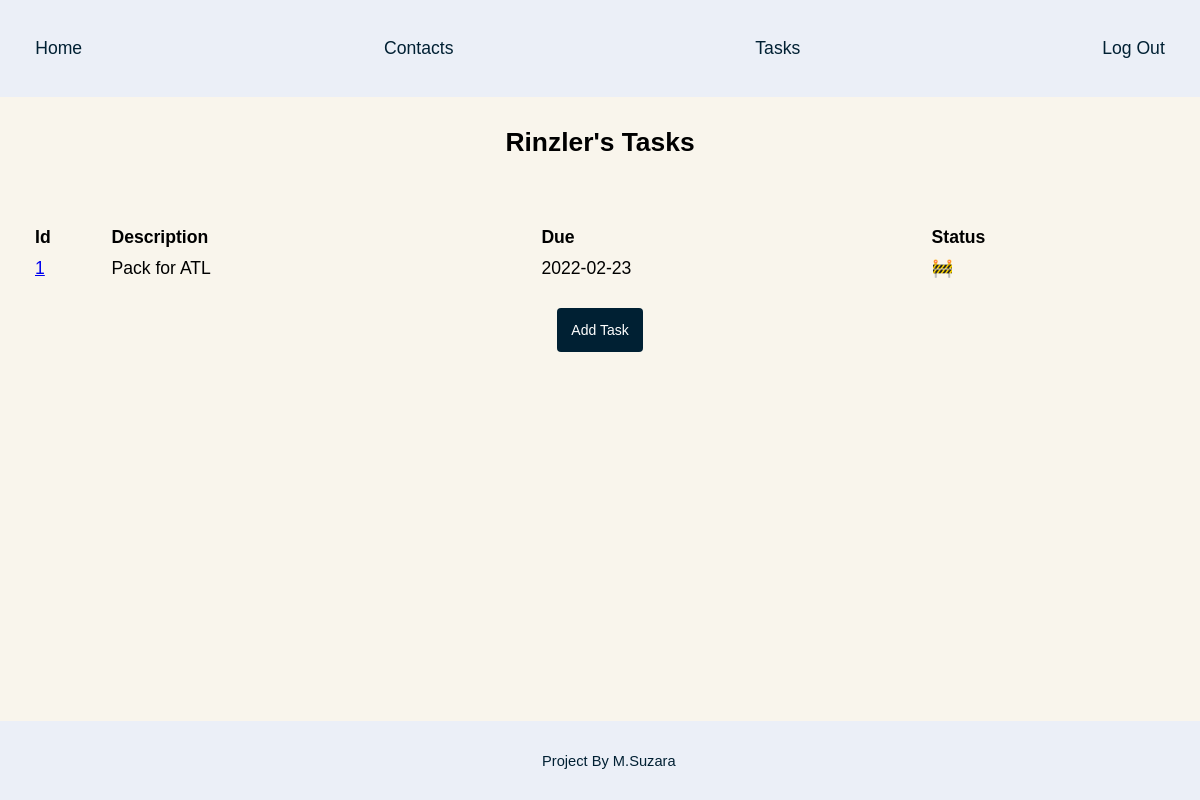
Page /task/tasks (signed in) on the committed database.
### app/models.py (models this page shows, shortened)
class User(UserMixin, db.Model):
    __tablename__ = "users"
    id = db.Column(db.Integer, primary_key=True)
    email = db.Column(db.String(64), unique=True, index=True)
    username = db.Column(db.String(64), unique=True, index=True)
    password_hash = db.Column(db.String(128))
    role_id = db.Column(db.Integer, db.ForeignKey("roles.id"))
    @property
    def password(self):
        raise AttributeError("password is not a readable attribute")

class Task(db.Model):
    __tablename__ = "tasks"
    id = db.Column(db.Integer, primary_key=True)
    description = db.Column(db.String(40), nullable=False)
    due_date = db.Column(db.String(10), nullable=False)
    status = db.Column(db.String(10), nullable=False)

### app/task/views.py (the view)
@task.route("/tasks")
@login_required
def tasks():
    tasks_list = Task.query.all()
    return render_template("task/tasks.html", title="Tasks", tasks=tasks_list)

### app/models.py (called while the page is built, shortened)
@login_manager.user_loader
def load_user(user_id):
    return User.query.get(int(user_id))

### app/templates/task/tasks.html (shortened to what this page needs)
{% extends "base.html" %}
{% block page_content %}
{% if current_user.is_authenticated %}
<section id="tasks">
	{% if tasks %}
	<h2>{{ current_user.username.title() }}'s Tasks</h2>
	<form action="" method="post" name="task_list">
	<table>
		<thead>
			<tr>
				<th>Id</th>
				<th>Description</th>
				<th>Due</th>
				<th>Status</th>
			</tr>
		</thead>
		<tbody>
		{% for task in tasks %}
			<tr>
				<td>
					<a class="task-id" href="{{ url_for('task.task_view', task_id=task.id) }}">
					{{ task.id }}
					</a>
				</td>
				<td>
					{{ task.description }}
				</td>
				<td>
					{{ task.due_date }}
				</td>
				<td>
					{{ task.status }}
				</td>
			</tr>
			{% endfor %}
		</tbody>
	</table>
	</form>
	{% else %}
		<h3 class="no-content">No Tasks At This Time</h3>
	{% endif %}
</div>
	<a class="button button-add" href="{{ url_for('task.new_task') }}">Add Task</a>
{% endif %}
{% endblock %}

### app/static/style.css (style rules this page uses)
:root { --gumbo: #5F8884; --just_right: #E0BEB1; --scorpion: #78656C; --deep_fir: #043A14; --black_pearl: #002033; --black_pearl_complement: #331300; --light_gray_cyan: #ebf4f7; --off_white: #F9F5EC; --off_white_complement: #EBEFF7; --hover_orange: #c05139; --alert_yellow: #FFE368; }
body { background-color: var(--off_white); font-family: Arial, Helvetica, sans-serif; font-size: 1.1em; line-height: 1.5; margin: 0; text-align: center; }
h1, h2, h3 { margin: 0; padding: 1em 0; }
.button { border: none; border-radius: 4px; color: white; cursor: pointer; font-size: 14px; padding: 1em; text-decoration: none; width: 10%; }
.button-add { background-color: var(--black_pearl); }
form { box-sizing: border-box; border-radius: 1rem; display: grid; font-family: Arial, Helvetica, sans-serif; gap: 2rem; grid-template-columns: 1fr; padding: 2rem; text-align: left; }

### rows in the picture
User: username "Rinzler"
Task: id "1", description "Pack for ATL", due_date "2022-02-23", status "🚧"
